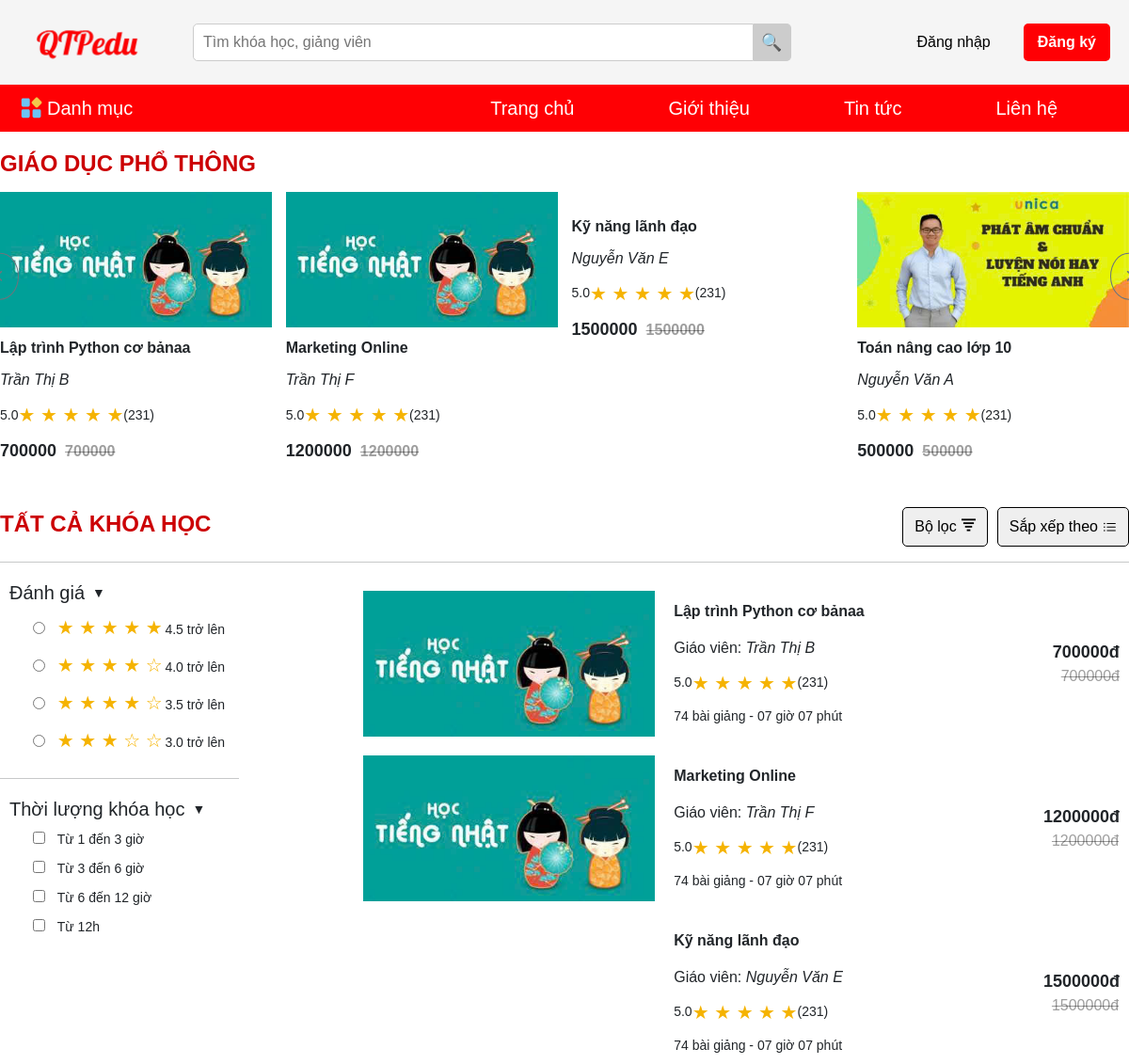
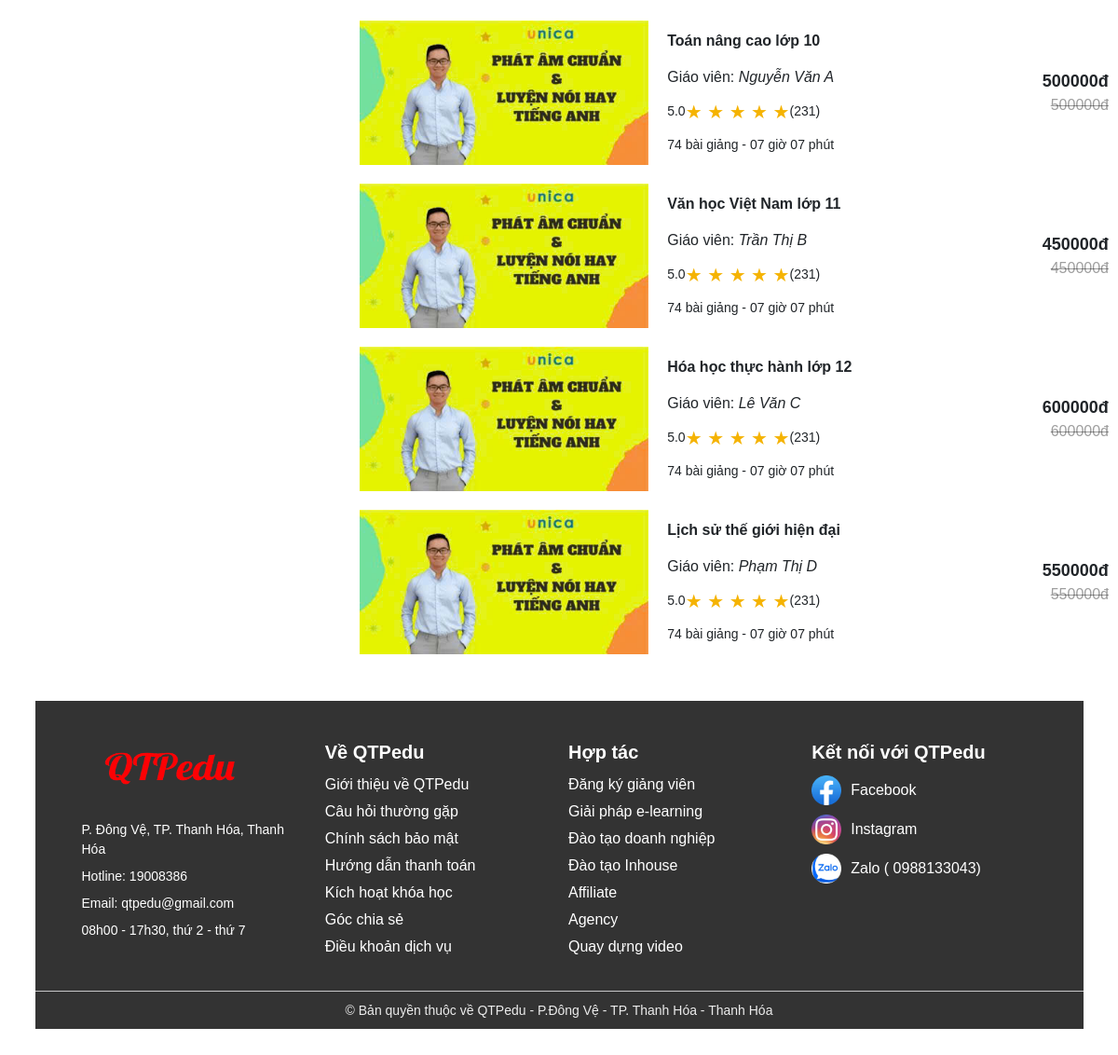
/danhmuc?IDCatagory=1, run on the app's committed database (2 pictures, top to bottom).
### tables this page shows
CREATE TABLE `danhmuc` (
  `IDCatagory` int(10) NOT NULL,
  `TenDanhMuc` varchar(45) DEFAULT NULL
);

CREATE TABLE `khoahoc` (
  `IDKhoaHoc` int(10) NOT NULL,
  `TenKhoaHoc` varchar(45) DEFAULT NULL,
  `Gia` int(11) DEFAULT NULL,
  `GiaoVien` varchar(50) DEFAULT NULL,
  `IDCatagory` int(10) DEFAULT NULL,
  `HinhAnh` varchar(2000) DEFAULT NULL
);

### src/controllers/client/CategoryController.php (called while the page is built, shortened)
<?php
class CategoryController{
    public $modelObject;
    public function __construct(){
        $this->modelObject = new Category();
    }
    public function getCategory(){
        require_once './config/head.php';
    }
    public function index(){
            $id = $_GET['IDCatagory'];
            $categories = $this->modelObject->getCategoryById5($id);
            $courses = $this->modelObject->getCourseById($id);
            require_once './src/views/client/danhmuc/index.php';
    }
}

### router/client.php (called while the page is built, shortened)
<?php
    $router->add("GET", "client", "/", "HomeController@indexHandle");
    $router->add("GET", "client", "/indexHandle", "HomeController@index");
    $router->add("GET", "client", "/index.php", "HomeController@index");
    $router->add("GET", "client", "/login", "LoginController@login");
    $router->add("POST", "client", "/login", "LoginController@login");
    $router->add("GET", "client", "/register", "LoginController@register");
    $router->add("POST", "client", "/register", "LoginController@register");
    $router->add("GET", "client", "/logout", "LoginController@logout");
    $router->add("GET", "client", "/resetpassLogin", "LoginController@resetpassLogin");
    $router->add("POST", "client", "/resetpassLogin", "LoginController@resetpassLogin");
    $router->add("GET", "client", "/updateAccount", "LoginController@updateAccount");
    $router->add("POST", "client", "/updateAccount", "LoginController@updateAccount");
    $router->add("GET", "client", "/danhmuc", "CategoryController@getCategory");
    $router->add("GET", "client", "/danhmuc", "CategoryController@index");
    $router->add("GET", "client", "/home", "CategoryController@index");
    $router->add("GET", "client", "/detailCourse", "CourseController@detail");
    $router->add("GET", "client", "/giohang", "CartController@index");
    $router->add("POST", "client", "/giohang", "CartController@index");
    $router->add("GET", "client", "/deleteCart", "CartController@delete");
    $router->add("GET", "client", "/deleteAllCart", "CartController@deleteAll");
    $router->add("GET", "client", "/lienhe", "LienheController@index");
    $router->add("GET", "client", "/tintuc", "TintucController@index");
    $router->add("GET", "client", "/gioithieu", "GioithieuController@index");
    $router->add("GET", "client", "/thanhtoan", "ThanhtoanController@index");
    $router->add("POST", "client", "/thanhtoan", "ThanhtoanController@index");
    $router->solve("client");
?>

### router/index.php (called while the page is built, shortened)
<?php
    require_once 'router.php';
    $router = new router();
    require_once __DIR__.'/client.php';
?>

### src/commons/baseModel.php (called while the page is built, shortened)
<?php
class baseModel
    {
    public $conn;
    public $db_host = DB_HOST;
    public $db_name = DB_NAME;
    public function __construct()
        {
        try {
            $this->conn = new PDO("mysql:host=$this->db_host;dbname=$this->db_name;charset=utf8", DB_USER, DB_PASS);
            $this->conn->setAttribute(PDO::ATTR_ERRMODE, PDO::ERRMODE_EXCEPTION);
            $this->conn->setAttribute(PDO::ATTR_DEFAULT_FETCH_MODE, PDO::FETCH_ASSOC);
            $this->conn->exec("SET NAMES utf8");
            } catch (Exception $e) {
            echo "Connect fail: " . $e->getMessage();
            }
        }
    public function pdoQueryAll($sql, $param)
        {
        $stmt = $this->conn->prepare($sql);
        $stmt->execute($param);
        return $stmt->fetchAll();
        }
    public function pdoQuery($sql, $param)
        {
        $stmt = $this->conn->prepare($sql);
        $stmt->execute($param);
        return $stmt->fetch();
        }
    }
?>

### src/models/Category.php (called while the page is built, shortened)
<?php
class Category extends baseModel{
    public function getCategoryById5($id)
    {
        $sql = "SELECT TenDanhMuc FROM danhmuc WHERE IDCatagory = $id";
        return $this->pdoQuery($sql, []);
    }
    public function getCourseById($id)
    {
        $sql = "SELECT * FROM khoahoc WHERE IDCatagory = ?";
        return $this->pdoQueryAll($sql, [$id]);
    }
}

### src/views/client/danhmuc/index.php (the view, shortened to what this page needs)
<div class="col xl-12 lg-12 md-12">
    <h6 class="title-category"><?= $categories['TenDanhMuc'] ?></h6>
    <div class="product-slider">
        <button id="prevButton" class="btn btn-outline-secondary btn-lg rounded-circle p-4 mr-2">
            <i class="fas fa-chevron-left"></i>
        </button>
        <div class="row product-list-slide flex-nowrap overflow-hidden">
            <?php foreach ($courses as $course): ?>
                <div class="col-xl-3 col-lg-3 col-md-6">
                    <a href="<?= BASE_URL ?>/detailCourse?IDKhoaHoc=<?= $course['IDKhoaHoc'] ?>">
                        <img style="width: 100%;" src="<?= $course['HinhAnh'] ?>" alt="">
                    </a>
                    <p class="title-product"><?= $course['TenKhoaHoc'] ?></p>
                    <p class="rating"><i><?= $course['GiaoVien'] ?></i></p>
                    <p class="top-star">
                        <span class="count">5.0</span>
                        <span class="stars">&#9733; &#9733; &#9733; &#9733; &#9733;</span>
                        <span class="count">(231)</span>
                    </p>
                    <p class="price"><?= $course['Gia'] ?><del><?= $course['Gia'] ?></del></p>
                </div>
            <?php endforeach; ?>
        </div>
        <button id="nextButton" class="btn btn-outline-secondary btn-lg rounded-circle p-4 mr-2">
            <i class="fas fa-chevron-right"></i>
        </button>
    </div>
    <br>
    <br>
    <div class="header-container ">
        <h6 class="title-category">Tất cả khóa học</h6>
        <div class="button-group">
            <button id="filterButton" class="category-button">Bộ lọc
                <img class="detail_pl" width="20px" height="20px" src="assets\image\icon\logo_filter.svg" alt="">
            </button>
            <button class="category-button d-flex align-items-center">Sắp xếp theo
                <img class="detail_pl" width="20px" height="20px" src="assets\image\icon\icon-checklists.svg" alt="">
            </button>
        </div>
    </div>
    <hr>
    <div class="header-container ">
        <div class="category-top">
            <div class="category-top-form">
                <h6><label for="radio" class="category-title">Đánh giá</label></h6>
                <div class="category-content-wrapper">
                    <div class="category-content">
                        <input type="radio" name="rating">
                        <span class="stars">&#9733; &#9733; &#9733; &#9733; &#9733;</span>
                        <span class="count">4.5 trở lên</span>
                    </div>
                    <div class="category-content">
                        <input type="radio" name="rating">
                        <span class="stars">&#9733; &#9733; &#9733; &#9733; &#9734;</span>
                        <span class="count">4.0 trở lên</span>
                    </div>
                    <div class="category-content">
                        <input type="radio" name="rating">
                        <span class="stars">&#9733; &#9733; &#9733; &#9733; &#9734;</span>
                        <span class="count">3.5 trở lên</span>
                    </div>
                    <div class="category-content">
                        <input type="radio" name="rating">
                        <span class="stars">&#9733; &#9733; &#9733; &#9734; &#9734;</span>
                        <span class="count">3.0 trở lên</span>
                    </div>
                </div>
            </div>
            <hr>
            <div class="category-top-form">
                <h6><label for="toggleCheckbox" class="category-title">Thời lượng khóa học</label></h6>
                <div class="category-content-wrapper">
                    <div class="category-content">
                        <input type="checkbox" name="rating">
                        <span class="count">Từ 1 đến 3 giờ</span>
                    </div>
                    <div class="category-content">
                        <input type="checkbox" name="rating">
                        <span class="count">Từ 3 đến 6 giờ</span>
                    </div>
                    <div class="category-content">
                        <input type="checkbox" name="rating">
                        <span class="count">Từ 6 đến 12 giờ</span>
                    </div>
                    <div class="category-content">
                        <input type="checkbox" name="rating">
                        <span class="count">Từ 12h</span>
                    </div>
                </div>
            </div>
        </div>
        <div class="category-main">
            <div class="category-top-form">
                <?php foreach ($courses as $course): ?>
                    <div class="category-form-space">
                        <div class="step-flex justify-content-between">
                            <div class="category-content-left">
                                <div class="category-image">
                                    <a href="<?= BASE_URL ?>/detailCourse?IDKhoaHoc=<?= $course['IDKhoaHoc'] ?>"><img src="<?= $course['HinhAnh'] ?>" alt=""></a>
                                </div>
                                <div class="category-nd">
                                    <div class="title-product"><?= $course['TenKhoaHoc'] ?></div>
                                    <p class="rating">Giáo viên: <i><?= $course['GiaoVien'] ?></i></p>
                                    <p class="top-star">
                                        <span class="count">5.0</span>
                                        <span class="stars">&#9733; &#9733; &#9733; &#9733; &#9733;</span>
                                        <span class="count">(231)</span>
                                    </p>
                                    <p><span class="count">74 bài giảng - 07 giờ 07 phút</span></p>
                                </div>
                            </div>
                            <div class="category-content-right">
                                <div class="price"><?= $course['Gia'] ?>đ</div>
                                <div><del><?= $course['Gia'] ?>đ</del></div>
                            </div>
                        </div>
                    </div>
                <?php endforeach; ?>
            </div>
        </div>
    </div>
</div>

### router/router.php (shortened to what this page needs)
<?php
    class router {
        public $routes = [];
        public function add($method, $role, $path, $handle) {
            $this->routes[] = [
                'method' => $method,
                'role' => $role,
                'path' => $path,
                'handle' => $handle
            ];
        }
        public function solve($role) {
            $requestMethod = $_SERVER['REQUEST_METHOD'];
            $requestPath = parse_url($_SERVER['REQUEST_URI'], PHP_URL_PATH);
            $requestPath = str_replace(BASE_URL, "", $requestPath);
            foreach ($this->routes as $route) {
                if ($route['method'] == $requestMethod && $route['path'] == $requestPath && $route['role'] == $role) {
                    list($controller, $method) = explode("@", $route['handle']);
                    $controller = "controllers\\$role\\$controller";
                    call_user_func([new $controller, $method], []);
                }
            }
        }
    }
?>

### data on the page
danhmuc: TenDanhMuc "GIÁO DỤC PHỔ THÔNG"
khoahoc: TenKhoaHoc "Lập trình Python cơ bảnaa", GiaoVien "Trần Thị B", Gia "700000"
khoahoc: TenKhoaHoc "Marketing Online", GiaoVien "Trần Thị F", Gia "1200000"
khoahoc: TenKhoaHoc "Kỹ năng lãnh đạo", GiaoVien "Nguyễn Văn E", Gia "1500000"
khoahoc: shows a picture, TenKhoaHoc "Toán nâng cao lớp 10", GiaoVien "Nguyễn Văn A", Gia "500000"
khoahoc: TenKhoaHoc "Văn học Việt Nam lớp 11", GiaoVien "Trần Thị B", Gia "450000"
khoahoc: TenKhoaHoc "Hóa học thực hành lớp 12", GiaoVien "Lê Văn C", Gia "600000"
khoahoc: TenKhoaHoc "Lịch sử thế giới hiện đại", GiaoVien "Phạm Thị D", Gia "550000"
